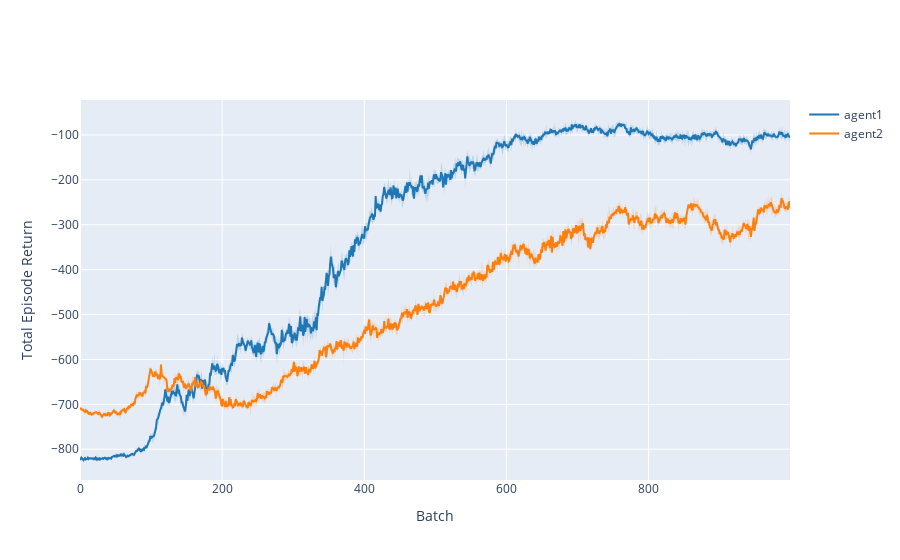

Here is the notebook cell this chart was saved with:
### Code cell
fig_two_agents=sim.plot_learning_curves()

### Figure 1 — Plotly figure (JSON) as saved in the notebook; plotly's stock layout.template omitted (floating-point values rounded to 4 significant figures; data arrays with more than 128 entries replaced by an {"elided": "..."} marker saying what was removed)
{"data": [{"line": {"color": "rgb(31, 119, 180)"}, "mode": "lines", "name": "agent1", "type": "scatter", "x": {"elided": "1000 int values"}, "y": {"elided": "1000 float values"}}, {"fill": "toself", "fillcolor": "rgba(31, 119, 180,0.2)", "hoverinfo": "skip", "line": {"color": "rgba(255,255,255,0)"}, "showlegend": false, "type": "scatter", "x": {"elided": "2000 int values"}, "y": {"elided": "2000 float values"}}, {"line": {"color": "rgb(255, 127, 14)"}, "mode": "lines", "name": "agent2", "type": "scatter", "x": {"elided": "1000 int values"}, "y": {"elided": "1000 float values"}}, {"fill": "toself", "fillcolor": "rgba(255, 127, 14,0.2)", "hoverinfo": "skip", "line": {"color": "rgba(255,255,255,0)"}, "showlegend": false, "type": "scatter", "x": {"elided": "2000 int values"}, "y": {"elided": "2000 float values"}}], "layout": {"xaxis": {"title": {"text": "Batch"}}, "yaxis": {"title": {"text": "Total Episode Return"}}}}
